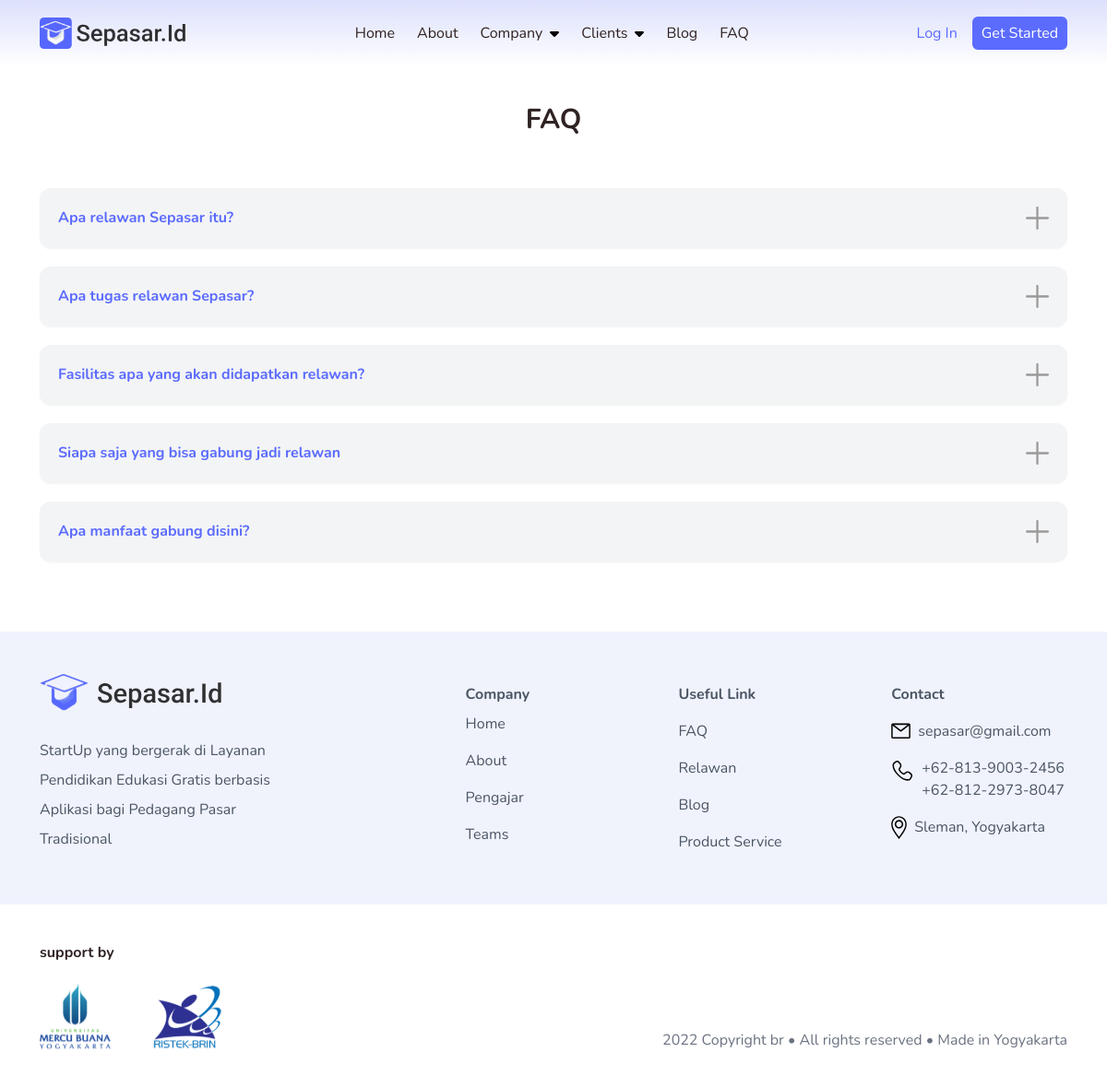
The page /index.php/faq on the database its author committed.
### tables this page shows
CREATE TABLE `faq` (
  `faq_number` int(11) NOT NULL,
  `question` varchar(300) NOT NULL,
  `answer` varchar(500) NOT NULL
);

### application/controllers/Faq.php (called while the page is built, shortened)
<?php
class Faq extends CI_Controller {
    public function __construct()
    {
        $this->load->model('Faqs_model');
    }
	public function index()
	{
        $data = array(
            'title' => 'FAQs | Sepasar',
            'nav_style' => 'bg-gradient-to-b from-light-200 to-white top-0',
            'main_style' => 'py-14',
            'data' => $this->Faqs_model->get_faqs()
        );
        $tmp['contents'] = $this->load->view('pages/faq.php', $data, TRUE);
		$this->load->view('layout/template.php', $tmp);
	}
}

### index.php (called while the page is built, shortened)
<?php
require_once BASEPATH.'core/CodeIgniter.php';

### application/models/Faqs_model.php (called while the page is built, shortened)
<?php
class Faqs_model extends CI_Model {
    public function get_faqs() {
        $this->db->select('question, answer');
        return $this->db->get('faq')->result_array();
    }
}

### application/views/pages/faq.php (the view, shortened to what this page needs)
<div class="container">
    <div class="title">FAQ</div>
    <div class="accordion">
        <?php foreach($data as $val) : ?>
        <div class="accordion-item bg-gray-100 border-0 shadow-sm" id="question1">
            <div class="acordion-item-header flex justify-between">
                <h4 class="font-bold text-primary-100">
                    <?= $val['question'] ?>
                </h4>
                <div>
                    <img class="faq-icon" src="../dist/img/faq-closed.svg" alt="" width="25px" />
                </div>
            </div>
        </div>
        <?php endforeach ?>
    </div>
</div>

### rows shown on the page
faq: question "Apa relawan Sepasar itu?"
faq: question "Apa tugas relawan Sepasar?"
faq: question "Fasilitas apa yang akan didapatkan relawan?"
faq: question "Siapa saja yang bisa gabung jadi relawan"
faq: question "Apa manfaat gabung disini?"
